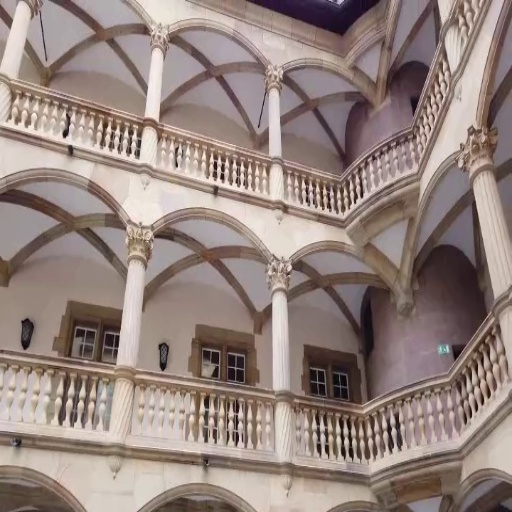
#> input picture dataset/image1.jpg, 512 x 512 px
$ python final2.py
#> lines starting #> are read from the running program, lines starting #| are printed output that depends on the picture; after the words box and inside, x2 and y2 are one past the last pixel; in counts of white or black regions, pixels touching at a corner belong together
import cv2
import numpy as np
import matplotlib.pyplot as plt

# 1. LOAD IMAGES
# ------------------------------
img1 = cv2.imread("dataset/image1.jpg")   # Left image
#> img1 is the input picture: shape (512, 512, 3); mean B, G, R 125.7, 131.6, 148.2
img2 = cv2.imread("dataset/image2.jpg")   # Right image
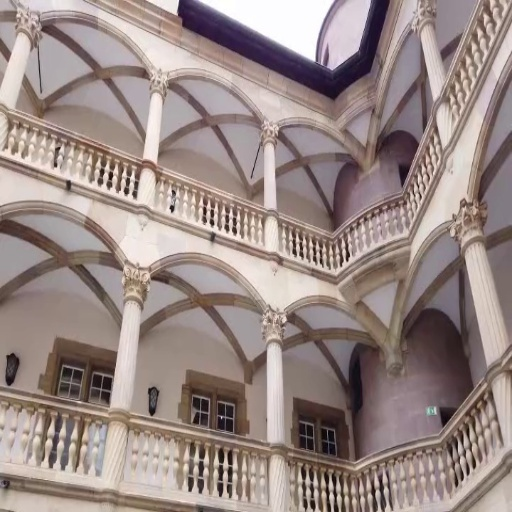
#> input picture dataset/image2.jpg, 512 x 512 px
#> img2 is the input picture: shape (512, 512, 3); mean B, G, R 133.6, 137.3, 153

# Check if images loaded
if img1 is None or img2 is None:
    print("Error loading images. Check file paths.")
    exit()

# Convert to grayscale for detection
gray1 = cv2.cvtColor(img1, cv2.COLOR_BGR2GRAY)
gray2 = cv2.cvtColor(img2, cv2.COLOR_BGR2GRAY)
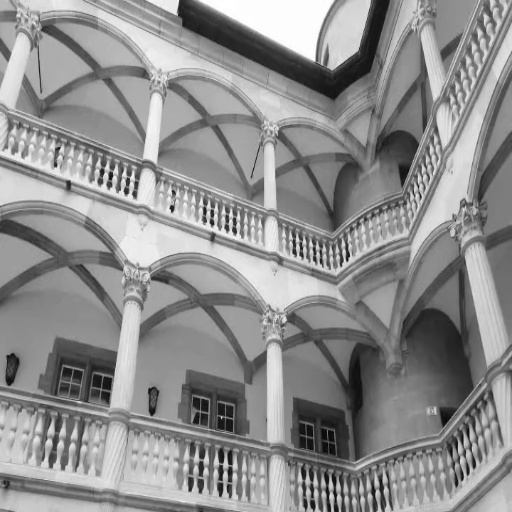
#> gray2: shape (512, 512); min 3, max 255, mean 141.6

# 2. DETECT FEATURES (SIFT)
# ------------------------------
sift = cv2.SIFT_create()
kp1, des1 = sift.detectAndCompute(gray1, None)
#> kp1 = 2401 keypoints; strongest (x, y, size): (65, 134, 4.3), (222, 177, 3.2), (177, 165, 2), (362, 196, 2.3)
kp2, des2 = sift.detectAndCompute(gray2, None)
#> kp2 = 2384 keypoints; strongest (x, y, size): (172, 208, 3.6), (212, 223, 3.2), (111, 175, 3.6), (126, 191, 3.7)

# --- PRINT KEYPOINTS ---
print("Image1 Keypoints:", len(kp1))
#| Image1 Keypoints: 2401
print("Image2 Keypoints:", len(kp2))
#| Image2 Keypoints: 2384

# 3. MATCH FEATURES (BF Matcher + KNN)
# ------------------------------
bf = cv2.BFMatcher()
matches = bf.knnMatch(des1, des2, k=2)
#> matches = 2401 matches

# --- PRINT TOTAL MATCHES ---
print("Total Matches:", len(matches))
#| Total Matches: 2401

# Apply Ratio Test
good_matches = []
for m, n in matches:
    if m.distance < 0.75 * n.distance:
        good_matches.append(m)
#> after the loop, good_matches = 795 matches

# --- PRINT GOOD MATCHES ---
print("Good Matches after ratio test:", len(good_matches))
#| Good Matches after ratio test: 795

# Create the "Matches" image
matched_img = cv2.drawMatches(
    img1, kp1,
    img2, kp2,
    good_matches,
    None,
    flags=cv2.DrawMatchesFlags_NOT_DRAW_SINGLE_POINTS
)
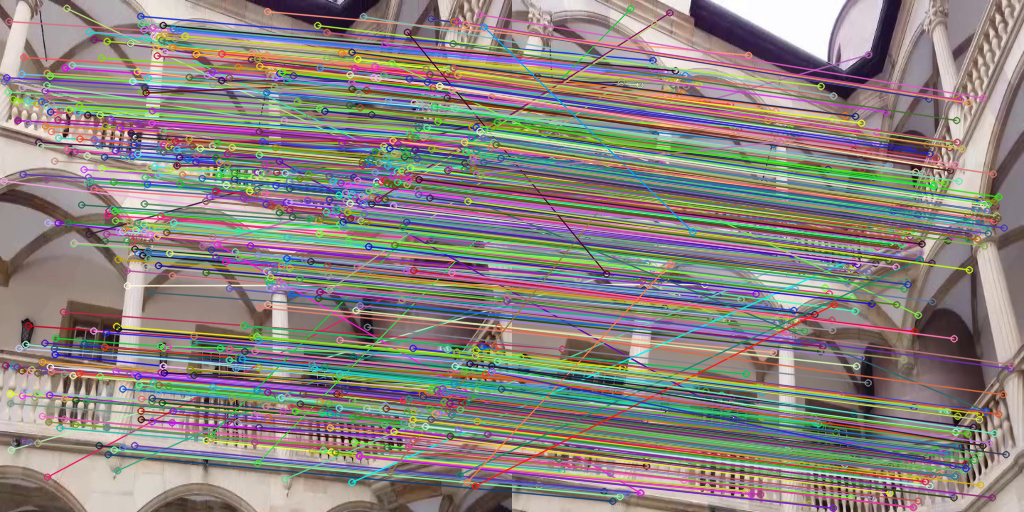
#> matched_img: shape (512, 1024, 3); mean B, G, R 127.8, 131.9, 140.1

# 4. HOMOGRAPHY & WARPING
# ------------------------------
if len(good_matches) > 10:
    src_pts = np.float32([kp1[m.queryIdx].pt for m in good_matches]).reshape(-1, 1, 2)
#> src_pts = 795 rows, first 8: [3.47, 180.5], [4.12, 81.33], [5.19, 365], [6.33, 77.28], [7.88, 91.65], [8.55, 21.1], [10.03, 393.3], [10.31, 403.1]
    dst_pts = np.float32([kp2[m.trainIdx].pt for m in good_matches]).reshape(-1, 1, 2)
#> dst_pts = 795 rows, first 8: [158.3, 263.1], [2.98, 111.1], [6.73, 403.6], [4.71, 106.7], [5.49, 120.5], [7.1, 54.4], [11.33, 434.3], [11.19, 444.2]

    # Find Homography
    H, mask = cv2.findHomography(src_pts, dst_pts, cv2.RANSAC, 5.0)
#> H = [[1, -0.0383, 0.228], [0.104, 0.95, 32.61], [6.43e-05, -9.38e-05, 1]]; mask = 795 values, max 1 at index 1, min 0 at index 0, mean 0.698

    # --- PRINT HOMOGRAPHY INFO ---
    inliers = np.sum(mask)
#> inliers = 555
    print("Matches after RANSAC (inliers):", inliers)
#| Matches after RANSAC (inliers): 555
    print("Outliers removed:", len(good_matches) - inliers)
#| Outliers removed: 240.0
    print("Homography Matrix:\n", H)
#| Homography Matrix:
#|  [[ 1.00488217e+00 -3.82770166e-02  2.27808529e-01]
#|  [ 1.03658864e-01  9.50021621e-01  3.26144614e+01]
#|  [ 6.43417149e-05 -9.37571463e-05  1.00000000e+00]]

    # Get dimensions
    h1, w1 = img1.shape[:2]
#> h1 = 512; w1 = 512
    h2, w2 = img2.shape[:2]
#> h2 = 512; w2 = 512

    # Get corners to calculate canvas size
    corners_img1 = np.float32([[0, 0], [0, h1], [w1, h1], [w1, 0]]).reshape(-1, 1, 2)
#> corners_img1 = [[0, 0], [0, 512], [512, 512], [512, 0]]
    corners_img2 = np.float32([[0, 0], [0, h2], [w2, h2], [w2, 0]]).reshape(-1, 1, 2)
#> corners_img2 = [[0, 0], [0, 512], [512, 512], [512, 0]]

    warped_corners_img1 = cv2.perspectiveTransform(corners_img1, H)
#> warped_corners_img1 = [[0.228, 32.61], [-20.35, 545.2], [502.7, 580.8], [498.3, 82.96]]
    all_corners = np.concatenate((warped_corners_img1, corners_img2), axis=0)
#> all_corners = [[0.228, 32.61], [-20.35, 545.2], [502.7, 580.8], [498.3, 82.96], [0, 0], [0, 512], [512, 512], [512, 0]]

    [xmin, ymin] = np.int32(all_corners.min(axis=0).ravel())
#> xmin = -20; ymin = 0
    [xmax, ymax] = np.int32(all_corners.max(axis=0).ravel())
#> xmax = 512; ymax = 580

    translation = [-xmin, -ymin]
#> translation = [20, 0]

    T = np.array([[1, 0, translation[0]],
                  [0, 1, translation[1]],
                  [0, 0, 1]])
#> T = [[1, 0, 20], [0, 1, 0], [0, 0, 1]]

    # Warp and Stitch
    warped_img1 = cv2.warpPerspective(img1, T @ H, (xmax - xmin, ymax - ymin))
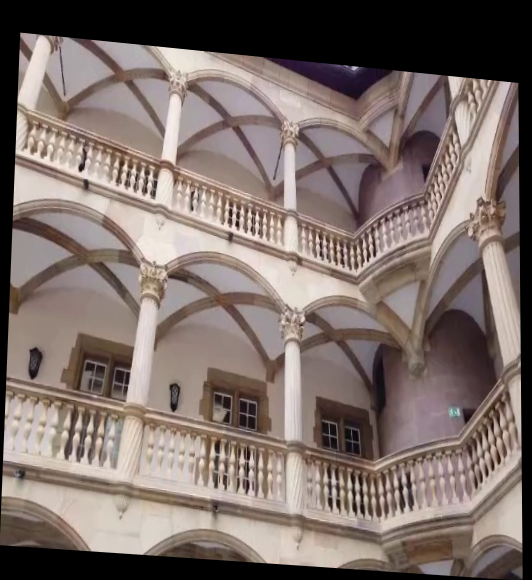
#> warped_img1: shape (580, 532, 3); mean B, G, R 105.3, 110.5, 124.3
    panorama = warped_img1.copy()
    panorama[translation[1]:h2+translation[1], translation[0]:w2+translation[0]] = img2

    '''# 5. ROBUST CROP (Iterative Shaving)
    # ------------------------------
    gray_pano = cv2.cvtColor(panorama, cv2.COLOR_BGR2GRAY)
    _, thresh = cv2.threshold(gray_pano, 10, 255, cv2.THRESH_BINARY)

    contours, _ = cv2.findContours(thresh, cv2.RETR_EXTERNAL, cv2.CHAIN_APPROX_SIMPLE)

    if contours:
        c = max(contours, key=cv2.contourArea)
        x, y, w, h = cv2.boundingRect(c)

        crop = panorama[y:y+h, x:x+w]
        thresh_crop = thresh[y:y+h, x:x+w]

        # Top
        while np.any(thresh_crop[0, :] == 0) and thresh_crop.shape[0] > 0:
            thresh_crop = thresh_crop[1:, :]
            crop = crop[1:, :]

        # Bottom
        while np.any(thresh_crop[-1, :] == 0) and thresh_crop.shape[0] > 0:
            thresh_crop = thresh_crop[:-1, :]
            crop = crop[:-1, :]

        # Left
        while np.any(thresh_crop[:, 0] == 0) and thresh_crop.shape[1] > 0:
            thresh_crop = thresh_crop[:, 1:]
            crop = crop[:, 1:]

        # Right
        while np.any(thresh_crop[:, -1] == 0) and thresh_crop.shape[1] > 0:
            thresh_crop = thresh_crop[:, :-1]
            crop = crop[:, :-1]

        cropped_panorama = crop
    else:
        cropped_panorama = panorama


    '''# 5. ROBUST CROP (Fixed)
    # ------------------------------
    gray_pano = cv2.cvtColor(panorama, cv2.COLOR_BGR2GRAY)
    _, thresh = cv2.threshold(gray_pano, 10, 255, cv2.THRESH_BINARY)
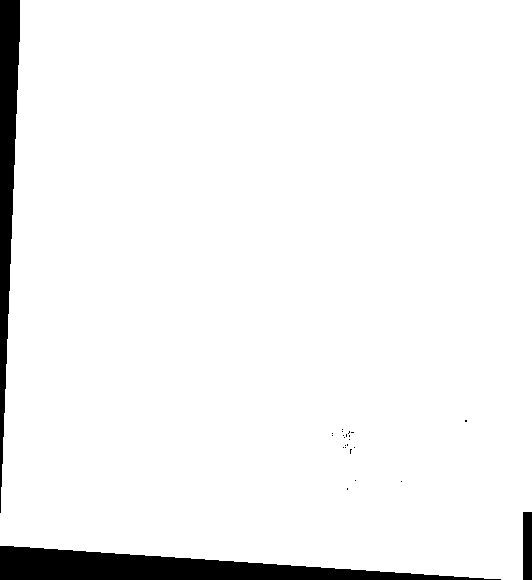
#> thresh: shape (580, 532); 95.2% white; 24 black regions (21 under 20 px)

    contours, _ = cv2.findContours(thresh, cv2.RETR_EXTERNAL, cv2.CHAIN_APPROX_SIMPLE)
#> contours = 1 contour; box (x1, y1, x2, y2) and area: (0, 0, 532, 580) 292636

    if contours:
        c = max(contours, key=cv2.contourArea)
#> c = contour of 115 points, box (x1, y1, x2, y2) (0, 0, 532, 580), area 292636
        x, y, w, h = cv2.boundingRect(c)
#> x = 0; y = 0; w = 532; h = 580

        crop = panorama[y:y+h, x:x+w]
        thresh_crop = thresh[y:y+h, x:x+w]

        # NOTE: We swapped the order (check shape > 0 FIRST)

        # Top
        while thresh_crop.shape[0] > 0 and np.any(thresh_crop[0, :] == 0):
            thresh_crop = thresh_crop[1:, :]
            crop = crop[1:, :]
#> this loop made 580 passes
#> pass 2, `crop = crop[1:, :]`:
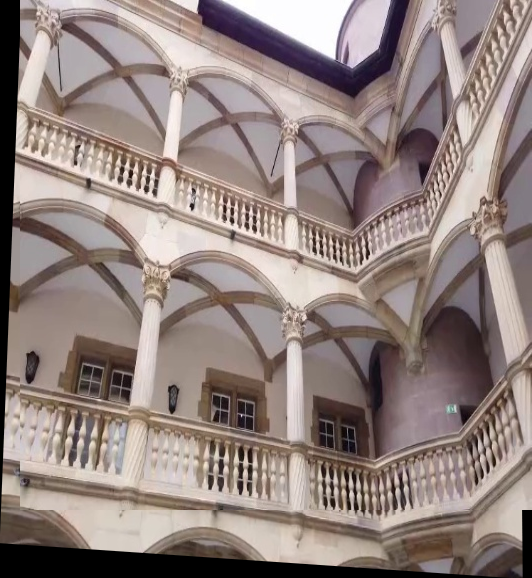
#> crop: shape (578, 532, 3); mean B, G, R 126.3, 130.6, 145.4
#> after the loop, crop = empty array; thresh_crop = empty array

        # Bottom
        while thresh_crop.shape[0] > 0 and np.any(thresh_crop[-1, :] == 0):
            thresh_crop = thresh_crop[:-1, :]
            crop = crop[:-1, :]
#> this loop made 0 passes

        # Left
        while thresh_crop.shape[1] > 0 and np.any(thresh_crop[:, 0] == 0):
            thresh_crop = thresh_crop[:, 1:]
            crop = crop[:, 1:]

        # Right
        while thresh_crop.shape[1] > 0 and np.any(thresh_crop[:, -1] == 0):
            thresh_crop = thresh_crop[:, :-1]
            crop = crop[:, :-1]

        # SAFETY CHECK: If the crop deleted everything, return the uncropped version
        if crop.shape[0] == 0 or crop.shape[1] == 0:
            print("Cropping failed (image too distorted). Returning uncropped result.")
            cropped_panorama = panorama[y:y+h, x:x+w] # Just return the bounding box
        else:
            cropped_panorama = crop
    else:
        cropped_panorama = panorama

    # 6. VISUALIZATION
    # ------------------------------
    plt.figure(figsize=(15, 10))

    plt.subplot(2, 2, 1)
    plt.imshow(cv2.cvtColor(img1, cv2.COLOR_BGR2RGB))
    plt.title("Input Image 1 (Left)")
    plt.axis("off")

    plt.subplot(2, 2, 2)
    plt.imshow(cv2.cvtColor(img2, cv2.COLOR_BGR2RGB))
    plt.title("Input Image 2 (Right)")
    plt.axis("off")

    plt.subplot(2, 2, 3)
    plt.imshow(cv2.cvtColor(matched_img, cv2.COLOR_BGR2RGB))
    plt.title(f"Keypoint Matches ({len(good_matches)} good matches)")
    plt.axis("off")

    plt.subplot(2, 2, 4)
    plt.imshow(cv2.cvtColor(cropped_panorama, cv2.COLOR_BGR2RGB))
    plt.title("Final Stitched Panorama")
    plt.axis("off")

    plt.tight_layout()
    plt.show()
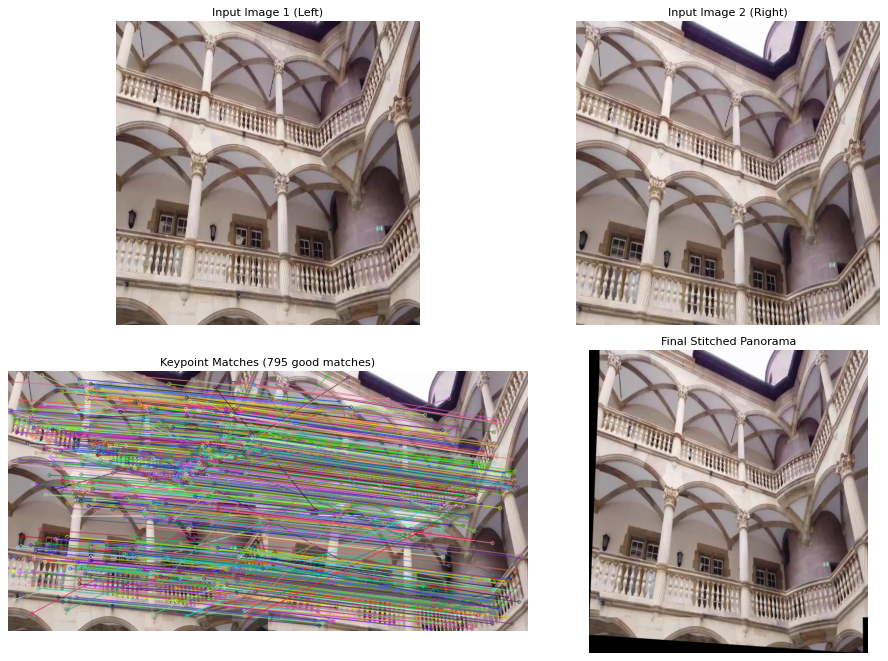
#> figure drawn by matplotlib, 4 panels

else:
    print("Not enough matches found - cannot stitch!")
